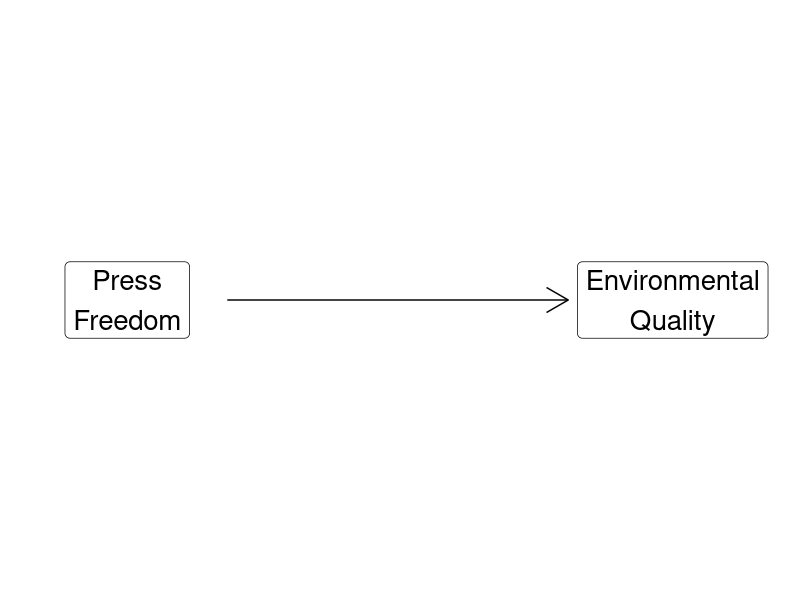
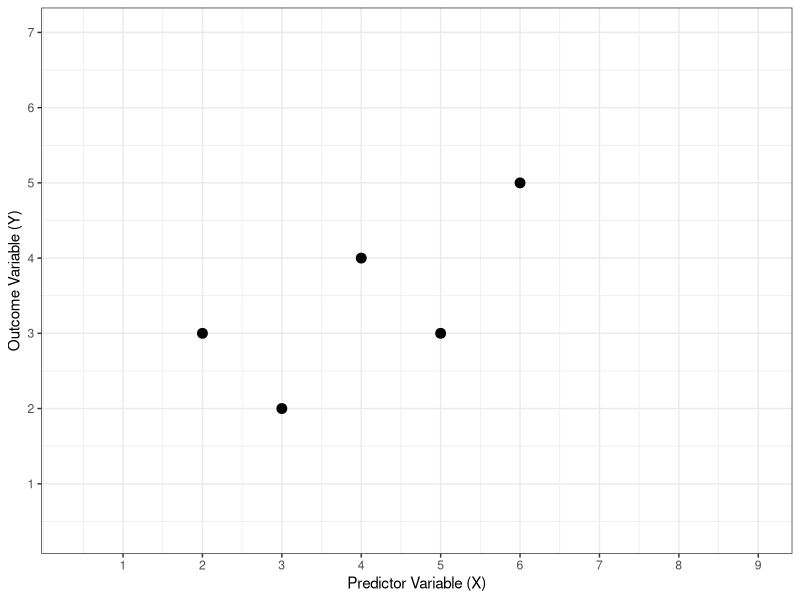
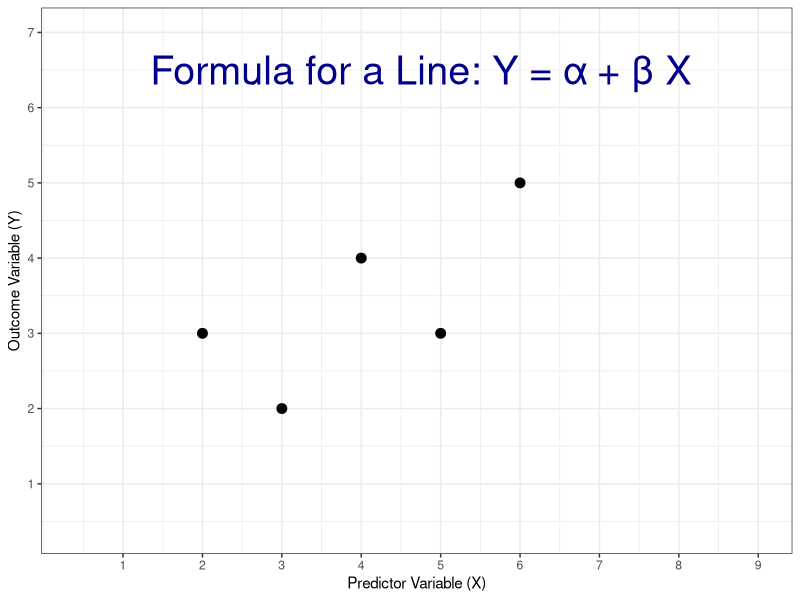
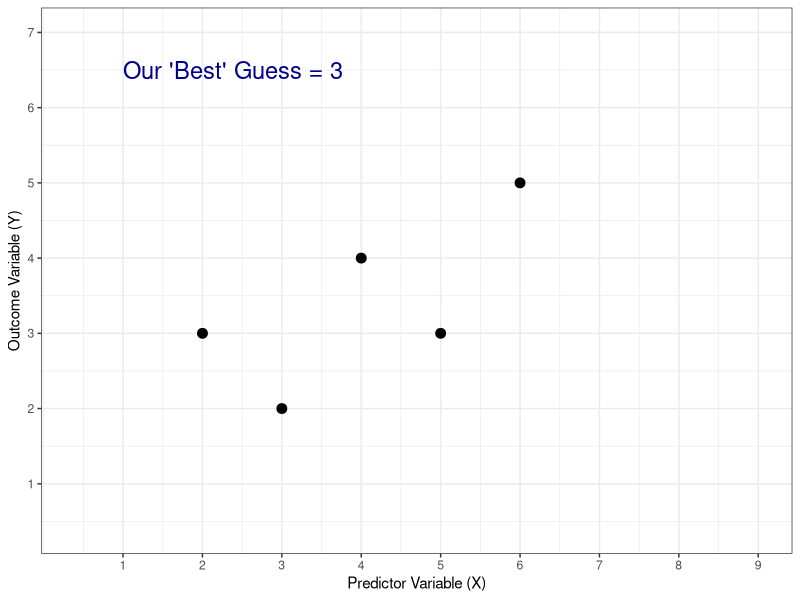
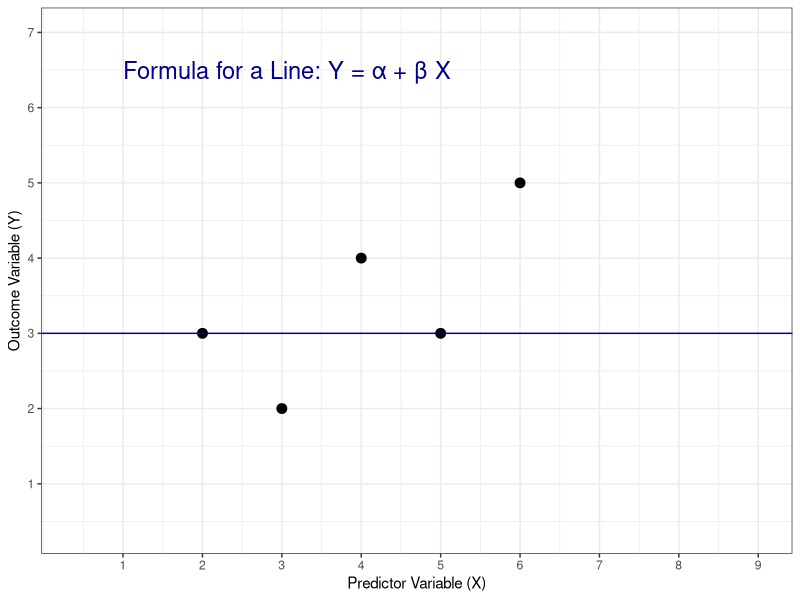
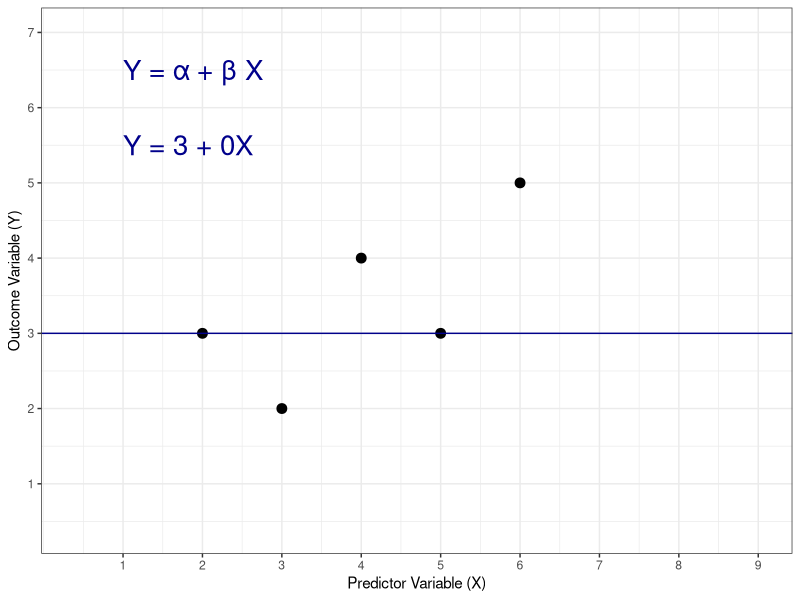
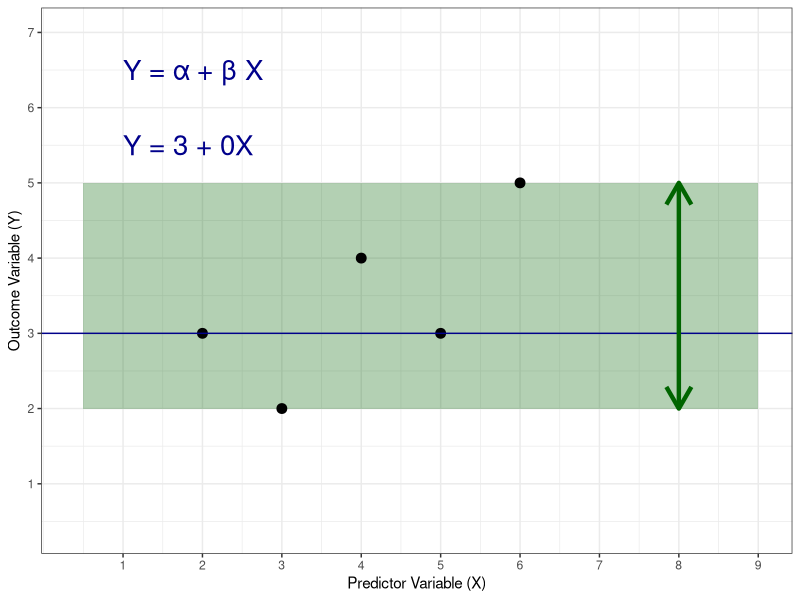
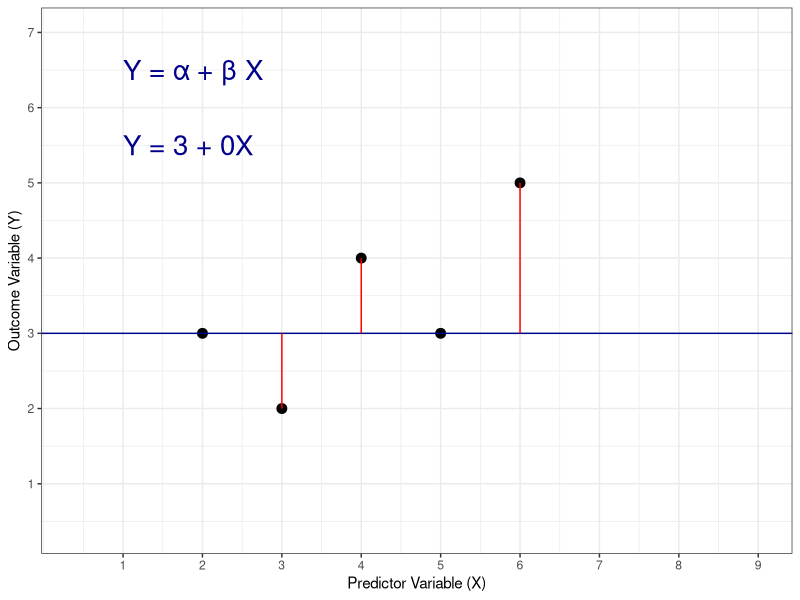

Write the R code that produced these figures, in order.
## ---- chunk 1
library(tidyverse)
library(readxl)
library(modelr)
#library(kableExtra)
#library(modelsummary)
#library(ggeffects)
## ---- chunk 2
## Manual DAG
d1 <- tibble(
  x = c(-3, 3),
  y = c(1, 1),
  labels = c("Press\nFreedom", "Environmental\nQuality")
)

ggplot(data = d1, aes(x = x, y = y)) +
  geom_point(size = 8) +
  theme_void() +
  coord_cartesian(xlim = c(-4, 4)) +
  geom_label(aes(label = labels), size = 7) +
  annotate("segment", x = -1.9, xend = 1.85, y = 1, yend = 1, arrow = arrow())
## ---- chunk 3
d_test <- tibble(
  x1 = c(2, 3, 4, 5, 6),
  y1 = c(3, 2, 4, 3, 5)
)

d_test |>
  ggplot(aes(x = x1, y = y1)) + 
  geom_point(size = 3) +
  scale_x_continuous(limits = c(.4, 9), breaks = 1:9) +
  scale_y_continuous(limits = c(.4, 7), breaks = 1:7) +
  theme_bw() +
  labs(x = "Predictor Variable (X)", y = "Outcome Variable (Y)")
## ---- chunk 4
d_test |>
  ggplot(aes(x = x1, y = y1)) + 
  geom_point(size = 3) +
  scale_x_continuous(limits = c(.4, 9), breaks = 1:9) +
  scale_y_continuous(limits = c(.4, 7), breaks = 1:7) +
  theme_bw() +
  labs(x = "Predictor Variable (X)", y = "Outcome Variable (Y)") +
  annotate("text", x = 4.75, y = 6.5, label = "Formula for a Line: Y = \U03B1 + \U03B2 X", size = 10, color = "darkblue")
## ---- chunk 5
d_test |>
  ggplot(aes(x = x1, y = y1)) + 
  geom_point(size = 3) +
  scale_x_continuous(limits = c(.4, 9), breaks = 1:9) +
  scale_y_continuous(limits = c(.4, 7), breaks = 1:7) +
  theme_bw() +
  labs(x = "Predictor Variable (X)", y = "Outcome Variable (Y)") +
  annotate("text", x = 1, y = 6.5, hjust = 0, label = "Our 'Best' Guess = 3", size = 6, color = "darkblue")
## ---- chunk 6
d_test |>
  ggplot(aes(x = x1, y = y1)) + 
  geom_point(size = 3) +
  scale_x_continuous(limits = c(.4, 9), breaks = 1:9) +
  scale_y_continuous(limits = c(.4, 7), breaks = 1:7) +
  theme_bw() +
  labs(x = "Predictor Variable (X)", y = "Outcome Variable (Y)") +
  annotate("text", x = 1, y = 6.5, hjust = 0, label = "Formula for a Line: Y = \U03B1 + \U03B2 X", size = 6, color = "darkblue") +
  geom_hline(yintercept = 3, color = "darkblue")
## ---- chunk 7
d_test |>
  ggplot(aes(x = x1, y = y1)) + 
  geom_point(size = 3) +
  scale_x_continuous(limits = c(.4, 9), breaks = 1:9) +
  scale_y_continuous(limits = c(.4, 7), breaks = 1:7) +
  theme_bw() +
  labs(x = "Predictor Variable (X)", y = "Outcome Variable (Y)") +
  geom_hline(yintercept = 3, color = "darkblue") +
  annotate("text", x = 1, y = 6.5, hjust = 0, label = "Y = \U03B1 + \U03B2 X", size = 7, color = "darkblue") +
  annotate("text", x = 1, y = 5.5, hjust = 0, label = "Y = 3 + 0X", size = 7, color = "darkblue")
## ---- chunk 8
d_test |>
  ggplot(aes(x = x1, y = y1)) + 
  annotate("rect", xmin = 0.5, xmax = 9, ymin = 2, ymax = 5, alpha = .3, fill = "darkgreen") +
  geom_point(size = 3) +
  scale_x_continuous(limits = c(.4, 9), breaks = 1:9) +
  scale_y_continuous(limits = c(.4, 7), breaks = 1:7) +
  theme_bw() +
  labs(x = "Predictor Variable (X)", y = "Outcome Variable (Y)") +
  geom_hline(yintercept = 3, color = "darkblue") +
  annotate("text", x = 1, y = 6.5, hjust = 0, label = "Y = \U03B1 + \U03B2 X", size = 7, color = "darkblue") +
  annotate("text", x = 1, y = 5.5, hjust = 0, label = "Y = 3 + 0X", size = 7, color = "darkblue") +
  annotate("segment", x = 8, xend = 8, y = 2, yend = 5, arrow = arrow(ends = "both"), color = "darkgreen", linewidth = 1.5)
## ---- chunk 9
d_test2 <- d_test |>
  mutate(
    pred = 3,
    residual = pred - y1
  )

d_test2 |>
  ggplot(aes(x = x1, y = y1)) + 
  geom_point(size = 3) +
  scale_x_continuous(limits = c(.4, 9), breaks = 1:9) +
  scale_y_continuous(limits = c(.4, 7), breaks = 1:7) +
  theme_bw() +
  labs(x = "Predictor Variable (X)", y = "Outcome Variable (Y)") +
  geom_hline(yintercept = 3, color = "darkblue") +
  annotate("text", x = 1, y = 6.5, hjust = 0, label = "Y = \U03B1 + \U03B2 X", size = 7, color = "darkblue") +
  annotate("text", x = 1, y = 5.5, hjust = 0, label = "Y = 3 + 0X", size = 7, color = "darkblue") +
  annotate("segment", x = d_test2$x1, xend = d_test2$x1, y = d_test2$y1, yend = d_test2$pred, color = "red")
## ---- chunk 10
d_test2 |>
  ggplot(aes(x = x1, y = y1)) + 
  geom_point(size = 3) +
  scale_x_continuous(limits = c(.4, 9), breaks = 1:9) +
  scale_y_continuous(limits = c(.4, 7), breaks = 1:7) +
  theme_bw() +
  labs(x = "Predictor Variable (X)", y = "Outcome Variable (Y)") +
  geom_hline(yintercept = 3, color = "darkblue") +
  annotate("text", x = 1, y = 6.5, hjust = 0, label = "Y = \U03B1 + \U03B2 X", size = 7, color = "darkblue") +
  annotate("text", x = 1, y = 5.5, hjust = 0, label = "Y = 3 + 0X", size = 7, color = "darkblue") +
  annotate("segment", x = d_test2$x1, xend = d_test2$x1, y = d_test2$y1, yend = d_test2$pred, color = "red") +
  annotate("text", x = 1.7:5.7, y = c(2.8, 2.5, 3.5, 2.8, 4), label = d_test2$residual, color = "red")
## ---- chunk 11
d_test2 |>
  ggplot(aes(x = x1, y = y1)) + 
  geom_point(size = 3) +
  scale_x_continuous(limits = c(.4, 9), breaks = 1:9) +
  scale_y_continuous(limits = c(.4, 7), breaks = 1:7) +
  theme_bw() +
  labs(x = "Predictor Variable (X)", y = "Outcome Variable (Y)") +
  geom_hline(yintercept = 3, color = "darkblue") +
  annotate("text", x = 1, y = 6.5, hjust = 0, label = "Y = \U03B1 + \U03B2 X", size = 7, color = "darkblue") +
  annotate("text", x = 1, y = 5.5, hjust = 0, label = "Y = 3 + 0X", size = 7, color = "darkblue") +
  annotate("segment", x = d_test2$x1, xend = d_test2$x1, y = d_test2$y1, yend = d_test2$pred, color = "red") +
  annotate("text", x = 1.7:5.7, y = c(2.8, 2.5, 3.5, 2.8, 4), label = d_test2$residual, color = "red") +
  annotate("text", x = 1, y = 1, hjust = 0, label = "RSS = 0\U00B2 + 1\U00B2 + -1\U00B2 + 0\U00B2 + -2\U00B2 = 6", color = "red", size = 7)
## ---- chunk 12
d_test2 |>
  ggplot(aes(x = x1, y = y1)) + 
  geom_point(size = 3) +
  scale_x_continuous(limits = c(.4, 9), breaks = 1:9) +
  scale_y_continuous(limits = c(.4, 7), breaks = 1:7) +
  theme_bw() +
  labs(x = "Predictor Variable (X)", y = "Outcome Variable (Y)") +
  annotate("point", x = c(3,5), y = c(2,3), color = "red", size = 3)
## ---- chunk 13
d3 <- tibble(
  x1 = c(3, 5),
  y1 = c(2, 3)
)

res1 <- lm(data = d3, y1 ~ x1)

d_test2 |>
  ggplot(aes(x = x1, y = y1)) + 
  geom_point(size = 3) +
  scale_x_continuous(limits = c(.4, 9), breaks = 1:9) +
  scale_y_continuous(limits = c(.4, 7), breaks = 1:7) +
  theme_bw() +
  labs(x = "Predictor Variable (X)", y = "Outcome Variable (Y)") +
  annotate("point", x = c(3,5), y = c(2,3), color = "red", size = 3) +
  geom_abline(slope = res1$coefficients[2], intercept = res1$coefficients[1], color = "darkblue") +
  annotate("text", x = .5, y = 6.5, hjust = 0, label = "Formula for a Line: Y = \U03B1 + \U03B2 X", size = 7, color = "darkblue")
## ---- chunk 14
d_test2 |>
  ggplot(aes(x = x1, y = y1)) + 
  geom_point(size = 3) +
  scale_x_continuous(limits = c(.4, 9), breaks = 1:9) +
  scale_y_continuous(limits = c(.4, 7), breaks = 1:7) +
  theme_bw() +
  labs(x = "Predictor Variable (X)", y = "Outcome Variable (Y)") +
  annotate("point", x = c(3,5), y = c(2,3), color = "red", size = 3) +
  geom_abline(slope = res1$coefficients[2], intercept = res1$coefficients[1], color = "darkblue") +
  annotate("text", x = .5, y = 6.5, hjust = 0, label = "Y = 0.5 + 0.5 X", size = 9, color = "darkblue")
## ---- chunk 15
d_test3 <- d_test |>
  add_predictions(res1) |>
  add_residuals(res1)

d_test3 |>
  ggplot(aes(x = x1, y = y1)) + 
  geom_point(size = 3) +
  scale_x_continuous(limits = c(.4, 9), breaks = 1:9) +
  scale_y_continuous(limits = c(.4, 7), breaks = 1:7) +
  theme_bw() +
  labs(x = "Predictor Variable (X)", y = "Outcome Variable (Y)") +
  annotate("point", x = c(3,5), y = c(2,3), color = "red", size = 3) +
  geom_abline(slope = res1$coefficients[2], intercept = res1$coefficients[1], color = "darkblue") +
  annotate("text", x = .5, y = 6.5, hjust = 0, label = "Y = 0.5 + 0.5 X", size = 8, color = "darkblue") +
  annotate("segment", x = 2:6, xend = 2:6, y = d_test3$y1, yend = d_test3$pred, color = "red") +
  annotate("text", x = 1.7:5.7, y = c(2.2, 1.5, 3.2, 2.5, 4.25), label = round(d_test3$resid, 1), color = "red") +
  annotate("text", x = .5, y = 5.5, hjust = 0, label = "RSS = 6.75", size = 8, color = "red")
## ---- chunk 16
d4 <- tibble(
  x1 = c(2,4,6),
  y1 = c(3,4,5)
)

res2 <- lm(data = d4, y1 ~ x1)

d_test2 |>
  ggplot(aes(x = x1, y = y1)) + 
  geom_point(size = 3) +
  scale_x_continuous(limits = c(.4, 9), breaks = 1:9) +
  scale_y_continuous(limits = c(.4, 7), breaks = 1:7) +
  theme_bw() +
  labs(x = "Predictor Variable (X)", y = "Outcome Variable (Y)") +
  annotate("point", x = c(2,4,6), y = c(3,4,5), color = "red", size = 3) +
  geom_abline(slope = res2$coefficients[2], intercept = res2$coefficients[1], color = "darkblue") +
  annotate("text", x = .5, y = 6.5, hjust = 0, label = "Formula for a Line: Y = \U03B1 + \U03B2 X", size = 7, color = "darkblue")
## ---- chunk 17
d_test4 <- d_test |>
  add_predictions(res2) |>
  add_residuals(res2)

d_test4 |>
  ggplot(aes(x = x1, y = y1)) + 
  geom_point(size = 3) +
  scale_x_continuous(limits = c(.4, 9), breaks = 1:9) +
  scale_y_continuous(limits = c(.4, 7), breaks = 1:7) +
  theme_bw() +
  labs(x = "Predictor Variable (X)", y = "Outcome Variable (Y)") +
  annotate("point", x = c(2,4,6), y = c(3,4,5), color = "red", size = 3) +
  geom_abline(slope = res2$coefficients[2], intercept = res2$coefficients[1], color = "darkblue") +
  annotate("text", x = .5, y = 6.5, hjust = 0, label = "Y = 2.0 + 0.5 X", size = 7, color = "darkblue") +
  annotate("segment", x = 2:6, xend = 2:6, y = d_test4$y1, yend = d_test4$pred, color = "red") +
  annotate("text", x = 1.7:5.7, y = c(2.4, 2.7, 3.5, 3.75, 4.4), label = round(d_test4$resid, 1), color = "red") +
  annotate("text", x = .5, y = 5.5, hjust = 0, label = "RSS = 4.5", size = 8, color = "red")
## ---- chunk 18
d_test |>
  ggplot(aes(x = x1, y = y1)) + 
  geom_point(size = 3) +
  scale_x_continuous(limits = c(.4, 9), breaks = 1:9) +
  scale_y_continuous(limits = c(.4, 7), breaks = 1:7) +
  theme_bw() +
  labs(x = "Predictor Variable (X)", y = "Outcome Variable (Y)",
       title = "Assignment: Draw your line of best fit by hand")
